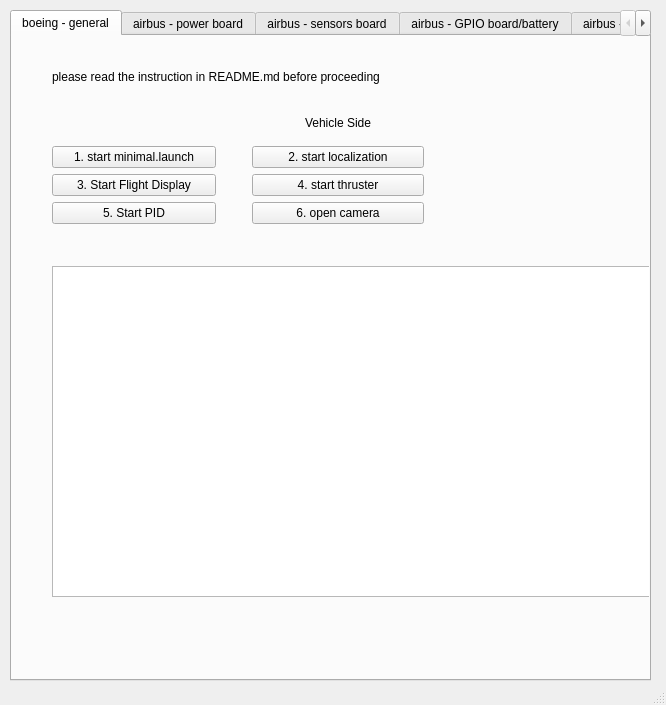
<?xml version="1.0" encoding="UTF-8"?>
<ui version="4.0">
 <class>MainWindow</class>
 <widget class="QMainWindow" name="MainWindow">
  <property name="geometry">
   <rect>
    <x>0</x>
    <y>0</y>
    <width>666</width>
    <height>705</height>
   </rect>
  </property>
  <property name="minimumSize">
   <size>
    <width>666</width>
    <height>705</height>
   </size>
  </property>
  <property name="maximumSize">
   <size>
    <width>666</width>
    <height>705</height>
   </size>
  </property>
  <property name="windowTitle">
   <string>Zeabus GUI</string>
  </property>
  <widget class="QWidget" name="centralwidget">
   <widget class="QTabWidget" name="tabWidget">
    <property name="enabled">
     <bool>true</bool>
    </property>
    <property name="geometry">
     <rect>
      <x>10</x>
      <y>10</y>
      <width>641</width>
      <height>671</height>
     </rect>
    </property>
    <property name="minimumSize">
     <size>
      <width>641</width>
      <height>671</height>
     </size>
    </property>
    <property name="currentIndex">
     <number>0</number>
    </property>
    <widget class="QWidget" name="tab_3">
     <attribute name="title">
      <string>boeing - general</string>
     </attribute>
     <widget class="QTableWidget" name="tableWidget">
      <property name="geometry">
       <rect>
        <x>40</x>
        <y>230</y>
        <width>1251</width>
        <height>331</height>
       </rect>
      </property>
     </widget>
     <widget class="QWidget" name="layoutWidget">
      <property name="geometry">
       <rect>
        <x>40</x>
        <y>70</y>
        <width>164</width>
        <height>118</height>
       </rect>
      </property>
      <layout class="QVBoxLayout" name="verticalLayout_2">
       <item>
        <widget class="QLabel" name="label">
         <property name="text">
          <string></string>
         </property>
         <property name="alignment">
          <set>Qt::AlignCenter</set>
         </property>
        </widget>
       </item>
       <item>
        <widget class="QPushButton" name="pushButton_5">
         <property name="text">
          <string>1. start minimal.launch</string>
         </property>
        </widget>
       </item>
       <item>
        <widget class="QPushButton" name="pushButton_3">
         <property name="text">
          <string>3. Start Flight Display</string>
         </property>
        </widget>
       </item>
       <item>
        <widget class="QPushButton" name="pushButton_7">
         <property name="text">
          <string>5. Start PID</string>
         </property>
        </widget>
       </item>
      </layout>
     </widget>
     <widget class="QLabel" name="label_3">
      <property name="geometry">
       <rect>
        <x>40</x>
        <y>20</y>
        <width>441</width>
        <height>41</height>
       </rect>
      </property>
      <property name="text">
       <string>please read the instruction in README.md before proceeding</string>
      </property>
     </widget>
     <widget class="QWidget" name="layoutWidget">
      <property name="geometry">
       <rect>
        <x>240</x>
        <y>70</y>
        <width>172</width>
        <height>118</height>
       </rect>
      </property>
      <layout class="QVBoxLayout" name="verticalLayout_3">
       <item>
        <widget class="QLabel" name="label_2">
         <property name="text">
          <string>Vehicle Side</string>
         </property>
         <property name="alignment">
          <set>Qt::AlignCenter</set>
         </property>
        </widget>
       </item>
       <item>
        <widget class="QPushButton" name="pushButton_8">
         <property name="text">
          <string>2. start localization</string>
         </property>
        </widget>
       </item>
       <item>
        <widget class="QPushButton" name="pushButton_9">
         <property name="text">
          <string>4. start thruster</string>
         </property>
        </widget>
       </item>
       <item>
        <widget class="QPushButton" name="pushButton_10">
         <property name="text">
          <string>6. open camera</string>
         </property>
        </widget>
       </item>
      </layout>
     </widget>
    </widget>
    <widget class="QWidget" name="tab_4">
     <attribute name="title">
      <string>airbus - power board</string>
     </attribute>
     <widget class="QLineEdit" name="lineEdit">
      <property name="enabled">
       <bool>true</bool>
      </property>
      <property name="geometry">
       <rect>
        <x>10</x>
        <y>300</y>
        <width>601</width>
        <height>27</height>
       </rect>
      </property>
     </widget>
     <widget class="QWidget" name="layoutWidget_3">
      <property name="geometry">
       <rect>
        <x>290</x>
        <y>30</y>
        <width>210</width>
        <height>253</height>
       </rect>
      </property>
      <layout class="QVBoxLayout" name="verticalLayout_5">
       <item>
        <widget class="QCheckBox" name="checkBox_9">
         <property name="text">
          <string>Thruster controller (bit 13)</string>
         </property>
        </widget>
       </item>
       <item>
        <widget class="QCheckBox" name="checkBox_10">
         <property name="text">
          <string>GPIO (bit 12)</string>
         </property>
        </widget>
       </item>
       <item>
        <widget class="QCheckBox" name="checkBox_11">
         <property name="text">
          <string>lamp 1 (bit 14)</string>
         </property>
        </widget>
       </item>
       <item>
        <widget class="QCheckBox" name="checkBox_12">
         <property name="text">
          <string>lamp 2 (bit 15)</string>
         </property>
        </widget>
       </item>
       <item>
        <widget class="QCheckBox" name="checkBox_13">
         <property name="text">
          <string>pneumatic (bit 9)</string>
         </property>
        </widget>
       </item>
      </layout>
     </widget>
     <widget class="QWidget" name="layoutWidget">
      <property name="geometry">
       <rect>
        <x>70</x>
        <y>30</y>
        <width>144</width>
        <height>253</height>
       </rect>
      </property>
      <layout class="QVBoxLayout" name="verticalLayout_4">
       <item>
        <widget class="QCheckBox" name="checkBox">
         <property name="text">
          <string>Thruster 1 (bit 1)</string>
         </property>
        </widget>
       </item>
       <item>
        <widget class="QCheckBox" name="checkBox_2">
         <property name="text">
          <string>Thruster 2 (bit 2)</string>
         </property>
        </widget>
       </item>
       <item>
        <widget class="QCheckBox" name="checkBox_3">
         <property name="text">
          <string>Thruster 3 (bit 3)</string>
         </property>
        </widget>
       </item>
       <item>
        <widget class="QCheckBox" name="checkBox_4">
         <property name="text">
          <string>Thruster 4 (bit 4)</string>
         </property>
        </widget>
       </item>
       <item>
        <widget class="QCheckBox" name="checkBox_5">
         <property name="text">
          <string>Thruster 5 (bit 5)</string>
         </property>
        </widget>
       </item>
       <item>
        <widget class="QCheckBox" name="checkBox_6">
         <property name="text">
          <string>Thruster 6 (bit 6)</string>
         </property>
        </widget>
       </item>
       <item>
        <widget class="QCheckBox" name="checkBox_7">
         <property name="text">
          <string>Thruster 7 (bit 7)</string>
         </property>
        </widget>
       </item>
       <item>
        <widget class="QCheckBox" name="checkBox_8">
         <property name="text">
          <string>Thruster 8 (bit 8)</string>
         </property>
        </widget>
       </item>
      </layout>
     </widget>
     <widget class="QWidget" name="layoutWidget">
      <property name="geometry">
       <rect>
        <x>20</x>
        <y>410</y>
        <width>541</width>
        <height>29</height>
       </rect>
      </property>
      <layout class="QHBoxLayout" name="horizontalLayout">
       <item>
        <widget class="QPushButton" name="pushButton_14">
         <property name="enabled">
          <bool>true</bool>
         </property>
         <property name="text">
          <string>emergency cut off thruster</string>
         </property>
        </widget>
       </item>
       <item>
        <widget class="QPushButton" name="pushButton_15">
         <property name="enabled">
          <bool>true</bool>
         </property>
         <property name="text">
          <string>stop thruster</string>
         </property>
        </widget>
       </item>
       <item>
        <widget class="QPushButton" name="pushButton_23">
         <property name="text">
          <string>stop all in power board</string>
         </property>
        </widget>
       </item>
      </layout>
     </widget>
     <widget class="QLabel" name="label_5">
      <property name="geometry">
       <rect>
        <x>20</x>
        <y>570</y>
        <width>591</width>
        <height>31</height>
       </rect>
      </property>
      <property name="text">
       <string>Status: stand by</string>
      </property>
     </widget>
     <widget class="QLabel" name="label_7">
      <property name="geometry">
       <rect>
        <x>270</x>
        <y>450</y>
        <width>66</width>
        <height>17</height>
       </rect>
      </property>
      <property name="text">
       <string>utilities</string>
      </property>
     </widget>
     <widget class="QWidget" name="layoutWidget">
      <property name="geometry">
       <rect>
        <x>30</x>
        <y>480</y>
        <width>541</width>
        <height>29</height>
       </rect>
      </property>
      <layout class="QHBoxLayout" name="horizontalLayout_2">
       <item>
        <widget class="QPushButton" name="pushButton_17">
         <property name="text">
          <string>start service caller</string>
         </property>
        </widget>
       </item>
       <item>
        <widget class="QPushButton" name="pushButton_21">
         <property name="text">
          <string>start Rviz</string>
         </property>
        </widget>
       </item>
       <item>
        <widget class="QPushButton" name="pushButton_25">
         <property name="text">
          <string>start imu visualization</string>
         </property>
        </widget>
       </item>
      </layout>
     </widget>
     <widget class="QWidget" name="layoutWidget">
      <property name="geometry">
       <rect>
        <x>170</x>
        <y>370</y>
        <width>276</width>
        <height>29</height>
       </rect>
      </property>
      <layout class="QHBoxLayout" name="horizontalLayout_3">
       <item>
        <widget class="QPushButton" name="pushButton_20">
         <property name="text">
          <string>start all thruster</string>
         </property>
        </widget>
       </item>
       <item>
        <widget class="QPushButton" name="pushButton_19">
         <property name="enabled">
          <bool>true</bool>
         </property>
         <property name="text">
          <string>full option mode</string>
         </property>
        </widget>
       </item>
      </layout>
     </widget>
     <widget class="QWidget" name="layoutWidget">
      <property name="geometry">
       <rect>
        <x>10</x>
        <y>330</y>
        <width>601</width>
        <height>29</height>
       </rect>
      </property>
      <layout class="QHBoxLayout" name="horizontalLayout_8">
       <item>
        <widget class="QPushButton" name="pushButton_13">
         <property name="enabled">
          <bool>true</bool>
         </property>
         <property name="text">
          <string>commit</string>
         </property>
        </widget>
       </item>
       <item>
        <widget class="QPushButton" name="pushButton_31">
         <property name="enabled">
          <bool>true</bool>
         </property>
         <property name="text">
          <string>refresh power board bit</string>
         </property>
        </widget>
       </item>
      </layout>
     </widget>
    </widget>
    <widget class="QWidget" name="tab_5">
     <attribute name="title">
      <string>airbus - sensors board</string>
     </attribute>
     <widget class="QLineEdit" name="lineEdit_2">
      <property name="enabled">
       <bool>true</bool>
      </property>
      <property name="geometry">
       <rect>
        <x>20</x>
        <y>240</y>
        <width>601</width>
        <height>27</height>
       </rect>
      </property>
     </widget>
     <widget class="QWidget" name="layoutWidget">
      <property name="geometry">
       <rect>
        <x>30</x>
        <y>40</y>
        <width>189</width>
        <height>192</height>
       </rect>
      </property>
      <layout class="QVBoxLayout" name="verticalLayout_6">
       <item>
        <widget class="QCheckBox" name="checkBox_14">
         <property name="text">
          <string>sonar (bit 3)</string>
         </property>
        </widget>
       </item>
       <item>
        <widget class="QCheckBox" name="checkBox_15">
         <property name="text">
          <string>altimeter (bit 4)</string>
         </property>
        </widget>
       </item>
       <item>
        <widget class="QCheckBox" name="checkBox_16">
         <property name="text">
          <string>DSP (bit 5)</string>
         </property>
        </widget>
       </item>
       <item>
        <widget class="QCheckBox" name="checkBox_17">
         <property name="text">
          <string>DVL (bit 6)</string>
         </property>
        </widget>
       </item>
       <item>
        <widget class="QCheckBox" name="checkBox_18">
         <property name="text">
          <string>LNA (bit 7)</string>
         </property>
        </widget>
       </item>
       <item>
        <widget class="QCheckBox" name="checkBox_19">
         <property name="text">
          <string>IMU - Microstrain (bit 8)</string>
         </property>
        </widget>
       </item>
       <item>
        <widget class="QCheckBox" name="checkBox_20">
         <property name="text">
          <string>IMU - FOG (bit 10)</string>
         </property>
        </widget>
       </item>
      </layout>
     </widget>
     <widget class="QLabel" name="label_6">
      <property name="geometry">
       <rect>
        <x>30</x>
        <y>570</y>
        <width>591</width>
        <height>31</height>
       </rect>
      </property>
      <property name="text">
       <string>Status: stand by</string>
      </property>
     </widget>
     <widget class="QPushButton" name="pushButton_24">
      <property name="geometry">
       <rect>
        <x>230</x>
        <y>320</y>
        <width>181</width>
        <height>27</height>
       </rect>
      </property>
      <property name="text">
       <string>stop all in sensor board</string>
      </property>
     </widget>
     <widget class="QLabel" name="label_8">
      <property name="geometry">
       <rect>
        <x>300</x>
        <y>380</y>
        <width>66</width>
        <height>17</height>
       </rect>
      </property>
      <property name="text">
       <string>utilities</string>
      </property>
     </widget>
     <widget class="QWidget" name="layoutWidget">
      <property name="geometry">
       <rect>
        <x>30</x>
        <y>410</y>
        <width>581</width>
        <height>29</height>
       </rect>
      </property>
      <layout class="QHBoxLayout" name="horizontalLayout_4">
       <item>
        <widget class="QPushButton" name="pushButton_22">
         <property name="text">
          <string>start Rviz</string>
         </property>
        </widget>
       </item>
       <item>
        <widget class="QPushButton" name="pushButton_18">
         <property name="text">
          <string>start service caller</string>
         </property>
        </widget>
       </item>
       <item>
        <widget class="QPushButton" name="pushButton_26">
         <property name="text">
          <string>imu visualization</string>
         </property>
        </widget>
       </item>
      </layout>
     </widget>
     <widget class="QWidget" name="layoutWidget">
      <property name="geometry">
       <rect>
        <x>20</x>
        <y>280</y>
        <width>601</width>
        <height>29</height>
       </rect>
      </property>
      <layout class="QHBoxLayout" name="horizontalLayout_7">
       <item>
        <widget class="QPushButton" name="pushButton_16">
         <property name="enabled">
          <bool>true</bool>
         </property>
         <property name="text">
          <string>commit</string>
         </property>
        </widget>
       </item>
       <item>
        <widget class="QPushButton" name="pushButton_30">
         <property name="enabled">
          <bool>true</bool>
         </property>
         <property name="text">
          <string>refresh sensor board bit</string>
         </property>
        </widget>
       </item>
      </layout>
     </widget>
    </widget>
    <widget class="QWidget" name="tab_6">
     <attribute name="title">
      <string>airbus - GPIO board/battery</string>
     </attribute>
     <widget class="QWidget" name="layoutWidget_4">
      <property name="geometry">
       <rect>
        <x>30</x>
        <y>20</y>
        <width>189</width>
        <height>192</height>
       </rect>
      </property>
      <layout class="QVBoxLayout" name="verticalLayout_7">
       <item>
        <widget class="QCheckBox" name="checkBox_21">
         <property name="text">
          <string>sink 0</string>
         </property>
        </widget>
       </item>
       <item>
        <widget class="QCheckBox" name="checkBox_22">
         <property name="text">
          <string>sink 1</string>
         </property>
        </widget>
       </item>
       <item>
        <widget class="QCheckBox" name="checkBox_23">
         <property name="text">
          <string>sink 2</string>
         </property>
        </widget>
       </item>
       <item>
        <widget class="QCheckBox" name="checkBox_24">
         <property name="text">
          <string>sink 3</string>
         </property>
        </widget>
       </item>
       <item>
        <widget class="QCheckBox" name="checkBox_25">
         <property name="text">
          <string>sink 4</string>
         </property>
        </widget>
       </item>
       <item>
        <widget class="QCheckBox" name="checkBox_26">
         <property name="text">
          <string>sink 5</string>
         </property>
        </widget>
       </item>
       <item>
        <widget class="QCheckBox" name="checkBox_27">
         <property name="text">
          <string>sink 6</string>
         </property>
        </widget>
       </item>
      </layout>
     </widget>
     <widget class="QLabel" name="label_9">
      <property name="geometry">
       <rect>
        <x>40</x>
        <y>390</y>
        <width>131</width>
        <height>17</height>
       </rect>
      </property>
      <property name="text">
       <string>Barometer mode</string>
      </property>
     </widget>
     <widget class="QLabel" name="label_10">
      <property name="geometry">
       <rect>
        <x>250</x>
        <y>440</y>
        <width>171</width>
        <height>17</height>
       </rect>
      </property>
      <property name="text">
       <string>window size (max=128)</string>
      </property>
     </widget>
     <widget class="QLineEdit" name="lineEdit_3">
      <property name="enabled">
       <bool>false</bool>
      </property>
      <property name="geometry">
       <rect>
        <x>430</x>
        <y>440</y>
        <width>113</width>
        <height>27</height>
       </rect>
      </property>
      <property name="maxLength">
       <number>3</number>
      </property>
     </widget>
     <widget class="QLineEdit" name="lineEdit_4">
      <property name="enabled">
       <bool>true</bool>
      </property>
      <property name="geometry">
       <rect>
        <x>20</x>
        <y>220</y>
        <width>551</width>
        <height>27</height>
       </rect>
      </property>
     </widget>
     <widget class="QWidget" name="layoutWidget_5">
      <property name="geometry">
       <rect>
        <x>330</x>
        <y>20</y>
        <width>189</width>
        <height>192</height>
       </rect>
      </property>
      <layout class="QVBoxLayout" name="verticalLayout_8">
       <item>
        <widget class="QCheckBox" name="checkBox_28">
         <property name="enabled">
          <bool>false</bool>
         </property>
         <property name="text">
          <string>led 0(green)</string>
         </property>
        </widget>
       </item>
       <item>
        <widget class="QCheckBox" name="checkBox_29">
         <property name="enabled">
          <bool>false</bool>
         </property>
         <property name="text">
          <string>led 1(red)</string>
         </property>
        </widget>
       </item>
       <item>
        <widget class="QCheckBox" name="checkBox_30">
         <property name="enabled">
          <bool>false</bool>
         </property>
         <property name="text">
          <string>led 2</string>
         </property>
        </widget>
       </item>
       <item>
        <widget class="QCheckBox" name="checkBox_31">
         <property name="enabled">
          <bool>false</bool>
         </property>
         <property name="text">
          <string>led 3(white)</string>
         </property>
        </widget>
       </item>
       <item>
        <widget class="QCheckBox" name="checkBox_32">
         <property name="enabled">
          <bool>false</bool>
         </property>
         <property name="text">
          <string>led 4</string>
         </property>
        </widget>
       </item>
      </layout>
     </widget>
     <widget class="QWidget" name="layoutWidget">
      <property name="geometry">
       <rect>
        <x>30</x>
        <y>410</y>
        <width>515</width>
        <height>24</height>
       </rect>
      </property>
      <layout class="QHBoxLayout" name="horizontalLayout_5">
       <item>
        <widget class="QRadioButton" name="radioButton">
         <property name="text">
          <string>Normal_on demand</string>
         </property>
        </widget>
       </item>
       <item>
        <widget class="QRadioButton" name="radioButton_2">
         <property name="text">
          <string>Full speed</string>
         </property>
        </widget>
       </item>
       <item>
        <widget class="QRadioButton" name="radioButton_3">
         <property name="text">
          <string>Full speed with moving average</string>
         </property>
        </widget>
       </item>
      </layout>
     </widget>
     <widget class="QWidget" name="layoutWidget">
      <property name="geometry">
       <rect>
        <x>20</x>
        <y>270</y>
        <width>561</width>
        <height>29</height>
       </rect>
      </property>
      <layout class="QHBoxLayout" name="horizontalLayout_6">
       <item>
        <widget class="QPushButton" name="pushButton_27">
         <property name="enabled">
          <bool>true</bool>
         </property>
         <property name="text">
          <string>commit gpio board</string>
         </property>
        </widget>
       </item>
       <item>
        <widget class="QPushButton" name="pushButton_29">
         <property name="enabled">
          <bool>true</bool>
         </property>
         <property name="text">
          <string>refresh current bit from gpio</string>
         </property>
        </widget>
       </item>
      </layout>
     </widget>
     <widget class="QLabel" name="label_16">
      <property name="geometry">
       <rect>
        <x>40</x>
        <y>580</y>
        <width>511</width>
        <height>17</height>
       </rect>
      </property>
      <property name="text">
       <string>Status: stand by</string>
      </property>
     </widget>
     <widget class="QWidget" name="layoutWidget_6">
      <property name="geometry">
       <rect>
        <x>20</x>
        <y>310</y>
        <width>561</width>
        <height>29</height>
       </rect>
      </property>
      <layout class="QHBoxLayout" name="horizontalLayout_9">
       <item>
        <widget class="QPushButton" name="pushButton_32">
         <property name="enabled">
          <bool>true</bool>
         </property>
         <property name="text">
          <string>start all sink</string>
         </property>
        </widget>
       </item>
       <item>
        <widget class="QPushButton" name="pushButton_33">
         <property name="enabled">
          <bool>true</bool>
         </property>
         <property name="text">
          <string>stop all sink</string>
         </property>
        </widget>
       </item>
      </layout>
     </widget>
     <widget class="QPushButton" name="pushButton_34">
      <property name="geometry">
       <rect>
        <x>180</x>
        <y>480</y>
        <width>241</width>
        <height>27</height>
       </rect>
      </property>
      <property name="text">
       <string>commit barometer mode</string>
      </property>
     </widget>
    </widget>
    <widget class="QWidget" name="tab_7">
     <attribute name="title">
      <string>airbus - battery</string>
     </attribute>
     <widget class="QLabel" name="label_15">
      <property name="geometry">
       <rect>
        <x>300</x>
        <y>170</y>
        <width>131</width>
        <height>17</height>
       </rect>
      </property>
      <property name="text">
       <string>Charge</string>
      </property>
     </widget>
     <widget class="QProgressBar" name="progressBar">
      <property name="geometry">
       <rect>
        <x>60</x>
        <y>200</y>
        <width>531</width>
        <height>23</height>
       </rect>
      </property>
      <property name="value">
       <number>0</number>
      </property>
     </widget>
     <widget class="QPushButton" name="pushButton_28">
      <property name="enabled">
       <bool>true</bool>
      </property>
      <property name="geometry">
       <rect>
        <x>240</x>
        <y>20</y>
        <width>141</width>
        <height>27</height>
       </rect>
      </property>
      <property name="text">
       <string>refresh battery</string>
      </property>
     </widget>
     <widget class="QLabel" name="label_14">
      <property name="geometry">
       <rect>
        <x>70</x>
        <y>140</y>
        <width>281</width>
        <height>17</height>
       </rect>
      </property>
      <property name="text">
       <string>Temperature: N/A</string>
      </property>
     </widget>
     <widget class="QLabel" name="label_12">
      <property name="geometry">
       <rect>
        <x>70</x>
        <y>80</y>
        <width>281</width>
        <height>17</height>
       </rect>
      </property>
      <property name="text">
       <string>Voltage: N/A</string>
      </property>
     </widget>
     <widget class="QLabel" name="label_13">
      <property name="geometry">
       <rect>
        <x>70</x>
        <y>110</y>
        <width>281</width>
        <height>17</height>
       </rect>
      </property>
      <property name="text">
       <string>Current: N/A</string>
      </property>
     </widget>
     <widget class="QLabel" name="label_11">
      <property name="geometry">
       <rect>
        <x>250</x>
        <y>50</y>
        <width>131</width>
        <height>17</height>
       </rect>
      </property>
      <property name="text">
       <string>Battery Info</string>
      </property>
     </widget>
    </widget>
    <widget class="QWidget" name="tab">
     <attribute name="title">
      <string>Camera</string>
     </attribute>
     <widget class="QLabel" name="videoFrame">
      <property name="geometry">
       <rect>
        <x>20</x>
        <y>60</y>
        <width>261</width>
        <height>191</height>
       </rect>
      </property>
      <property name="text">
       <string>Video0 is disabled</string>
      </property>
     </widget>
     <widget class="QLabel" name="videoFrame_2">
      <property name="geometry">
       <rect>
        <x>350</x>
        <y>60</y>
        <width>261</width>
        <height>191</height>
       </rect>
      </property>
      <property name="text">
       <string>Video1 is disabled</string>
      </property>
     </widget>
     <widget class="QPushButton" name="pushButton">
      <property name="geometry">
       <rect>
        <x>250</x>
        <y>20</y>
        <width>131</width>
        <height>27</height>
       </rect>
      </property>
      <property name="text">
       <string>enable Cameras</string>
      </property>
     </widget>
     <widget class="QLabel" name="videoFrame_3">
      <property name="geometry">
       <rect>
        <x>20</x>
        <y>250</y>
        <width>261</width>
        <height>191</height>
       </rect>
      </property>
      <property name="text">
       <string>Video2 is disabled</string>
      </property>
     </widget>
     <widget class="QLabel" name="videoFrame_4">
      <property name="geometry">
       <rect>
        <x>350</x>
        <y>250</y>
        <width>261</width>
        <height>191</height>
       </rect>
      </property>
      <property name="text">
       <string>Video3 is disabled</string>
      </property>
     </widget>
     <widget class="QLabel" name="videoFrame_5">
      <property name="geometry">
       <rect>
        <x>20</x>
        <y>450</y>
        <width>261</width>
        <height>191</height>
       </rect>
      </property>
      <property name="text">
       <string>Video4 is disabled</string>
      </property>
     </widget>
     <widget class="QLabel" name="videoFrame_6">
      <property name="geometry">
       <rect>
        <x>350</x>
        <y>450</y>
        <width>261</width>
        <height>191</height>
       </rect>
      </property>
      <property name="text">
       <string>Video5 is disabled</string>
      </property>
     </widget>
     <widget class="QPushButton" name="pushButton_2">
      <property name="enabled">
       <bool>false</bool>
      </property>
      <property name="geometry">
       <rect>
        <x>20</x>
        <y>20</y>
        <width>161</width>
        <height>27</height>
       </rect>
      </property>
      <property name="text">
       <string>enable Color Picker</string>
      </property>
      <property name="checkable">
       <bool>false</bool>
      </property>
     </widget>
    </widget>
    <widget class="QWidget" name="tab_2">
     <attribute name="title">
      <string>indoor test</string>
     </attribute>
     <widget class="QWidget" name="layoutWidget_2">
      <property name="geometry">
       <rect>
        <x>30</x>
        <y>20</y>
        <width>149</width>
        <height>151</height>
       </rect>
      </property>
      <layout class="QVBoxLayout" name="verticalLayout">
       <item>
        <widget class="QLabel" name="label_4">
         <property name="text">
          <string>Indoor test</string>
         </property>
         <property name="alignment">
          <set>Qt::AlignCenter</set>
         </property>
        </widget>
       </item>
       <item>
        <widget class="QPushButton" name="pushButton_12">
         <property name="text">
          <string>Start Joy F710</string>
         </property>
        </widget>
       </item>
       <item>
        <widget class="QPushButton" name="pushButton_6">
         <property name="text">
          <string>Start Joy extream</string>
         </property>
        </widget>
       </item>
       <item>
        <widget class="QPushButton" name="pushButton_4">
         <property name="text">
          <string>Start Simulation</string>
         </property>
        </widget>
       </item>
       <item>
        <widget class="QPushButton" name="pushButton_11">
         <property name="text">
          <string>Start Rviz</string>
         </property>
        </widget>
       </item>
      </layout>
     </widget>
    </widget>
   </widget>
  </widget>
  <widget class="QMenuBar" name="menubar">
   <property name="geometry">
    <rect>
     <x>0</x>
     <y>0</y>
     <width>666</width>
     <height>27</height>
    </rect>
   </property>
  </widget>
  <widget class="QStatusBar" name="statusbar"/>
 </widget>
 <resources/>
 <connections/>
</ui>
